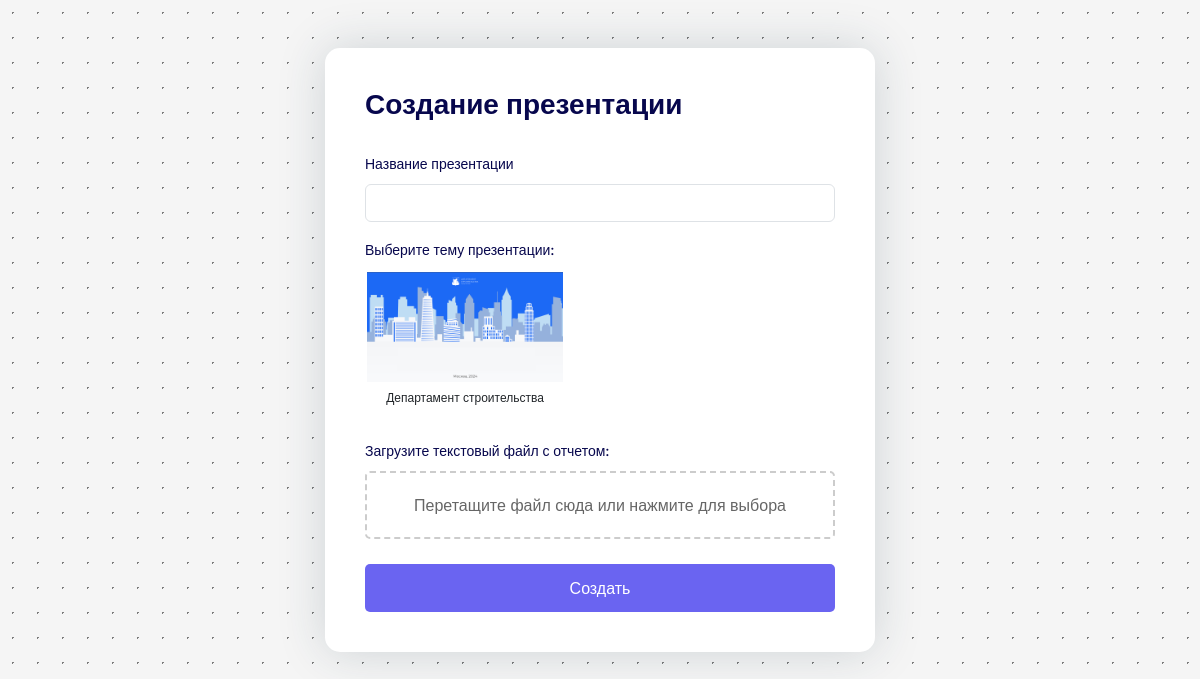
The page /create on the database as committed earlier.
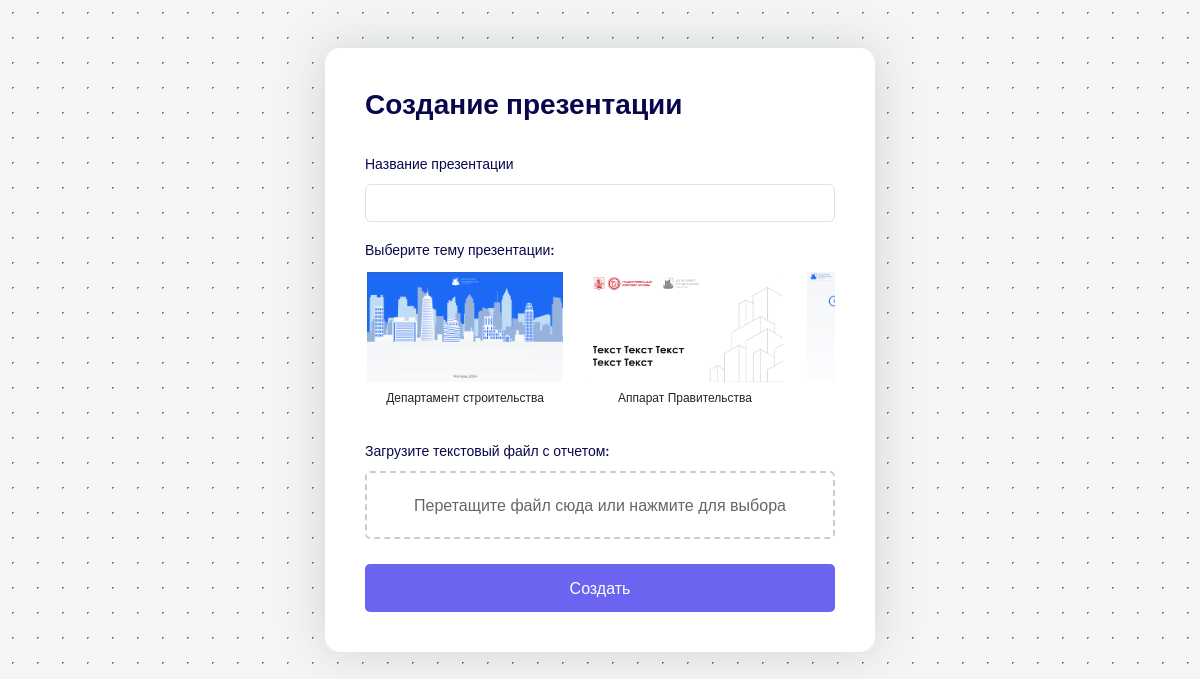
The same page on the database as committed later.
### main/models.py (models this page shows, shortened)
class Theme(models.Model):
    name = models.CharField(max_length=255, verbose_name="Название темы")
    image_title = models.ImageField(upload_to='themes/', verbose_name="Превью темы", null=True, blank=True)
    slides_json = models.JSONField(verbose_name="Слайды", null=True, blank=True)
    class Meta:
        verbose_name = "Тема"
        verbose_name_plural = "Темы"

### main/views.py (the view)
# urls.py: path('create', views.create, name='create'),
def create(request):
    if request.method == 'POST':
        form = PresentationForm(request.POST)
        if form.is_valid():
            presentation = form.save(commit=False)
            presentation.user = request.user
            text_file = request.FILES.get('text_file')
            if text_file:
                text_content = text_file.read().decode('utf-8')
            selected_theme = request.POST.get('theme')
            theme = Theme.objects.get(id=selected_theme)
            presentation_json = send_to_gen_pres(text_content, theme.slides_json)
            presentation.slides = presentation_json
            presentation.save()
            print(presentation_json)
            slides_data = json.loads(presentation_json)
            for slide in slides_data:
                for key, value in slide['content'].items():
                    if key.startswith('img-'):
                        image_url = gen(value)
                        slide['content'][key] = image_url
                        presentation.slides = json.dumps(slides_data).replace('\n', '').replace('"', '\"').replace("```", '').replace('fields', 'content')
                        presentation.save()
            presentation.slides = json.dumps(slides_data).replace('\n', '').replace('"', '\"').replace("```", '').replace('fields', 'content')
            presentation.save()
            presentation.save()
            return redirect('edit', presentation_id=presentation.id)
    else:
        form = PresentationForm()
    themes = Theme.objects.all()
    slides = Slide.objects.all()
    return render(request, 'create.html', {
        'form': form,
        'themes': themes,
        'slides': slides
    })

### main/forms.py
class PresentationForm(forms.ModelForm):
    class Meta:
        model = Presentation
        fields = ['name',]
        labels = {
            'name': 'Название презентации',
        }
        widgets = {
            'name': forms.TextInput(attrs={'class': 'form-control'}),
        }
    def __init__(self, *args, **kwargs):
        super().__init__(*args, **kwargs)

### main/templates/create.html (shortened to what this page needs)
<!DOCTYPE html>
<html lang="ru">
<head>
    <link href="https://cdn.jsdelivr.net/npm/bootstrap@5.3.0/dist/css/bootstrap.min.css" rel="stylesheet"
>
</head>
<body>
    <div class="formbold-main-wrapper">
        <div class="formbold-form-wrapper">
            <h1 class="formbold-form-title">Создание презентации</h1>
            <form method="post" enctype="multipart/form-data" id="presentation-form">
                {% for field in form %}
                <div class="formbold-form-group">
                    <label for="{{ field.id_for_label }}" class="formbold-form-label">{{ field.label }}</label>
                    {{ field }}
                </div>
                {% endfor %}
                <div class="formbold-form-group mt-3">
                    <label class="formbold-form-label">Выберите тему презентации:</label>
                    <div class="theme-carousel">
                        {% for theme in themes %}
                        <div class="theme-item">
                            <img src="{{ theme.image_title.url }}" alt="{{ theme.name }}" class="theme-image"
                                onclick="selectTheme({{ theme.id }})">
                            <p style="text-align: center; font-size: 12px; margin-top: 5px;">{{ theme.name }}</p>
                        </div>
                        {% endfor %}
                    </div>
                </div>
                <div class="formbold-form-group mt-3">
                    <label for="text_file" class="formbold-form-label">Загрузите текстовый файл с отчетом:</label>
                    <div class="file-upload-wrapper" id="file-upload-wrapper"
                        onclick="document.getElementById('text_file').click();">
                        <div class="file-upload-text">Перетащите файл сюда или нажмите для выбора</div>
                    </div>
                </div>
                <button type="submit" class="formbold-btn">Создать</button>
            </form>
        </div>
    </div>
</body>
</html>

### main/templates/create.html (style rules this page uses)
* { margin: 0; padding: 0; box-sizing: border-box; }
body { font-family: "Inter", sans-serif; background-color: #f5f5f5; background-image: radial-gradient(#7c7c7c 1px, transparent 1px); background-size: 25px 25px; }
.formbold-main-wrapper { display: flex; align-items: center; justify-content: center; padding: 48px; }
.formbold-form-wrapper { margin: 0 auto; max-width: 550px; width: 100%; background: white; padding: 40px; border-radius: 15px; box-shadow: 0px 0px 48px 0px rgba(34, 60, 80, 0.18); }
.formbold-form-title { font-size: 28px; font-weight: 600; color: #07074D; margin-bottom: 30px; }
.formbold-form-label { color: #07074D; font-weight: 500; font-size: 14px; line-height: 24px; display: block; margin-bottom: 8px; }
.formbold-btn { font-size: 16px; border-radius: 5px; padding: 12px 25px; border: none; font-weight: 500; background-color: #6A64F1; color: white; cursor: pointer; margin-top: 25px; width: 100%; }
.theme-carousel { display: flex; overflow-x: auto; scroll-snap-type: x mandatory; scroll-behavior: smooth; -webkit-overflow-scrolling: touch; }
.theme-item { flex: 0 0 auto; width: 200px; margin-right: 20px; scroll-snap-align: start; cursor: pointer; }
.theme-image { width: 100%; height: auto; border: 2px solid transparent; transition: border-color 0.3s ease; }
.file-upload-wrapper { border: 2px dashed #ccc; border-radius: 5px; padding: 20px; text-align: center; cursor: pointer; transition: all 0.3s ease; }
.file-upload-text { color: #666; }

Rows that differ between the two databases and show on the page:
added Theme: image_title (picture), name "Аппарат Правительства"
added Theme: image_title (picture)
